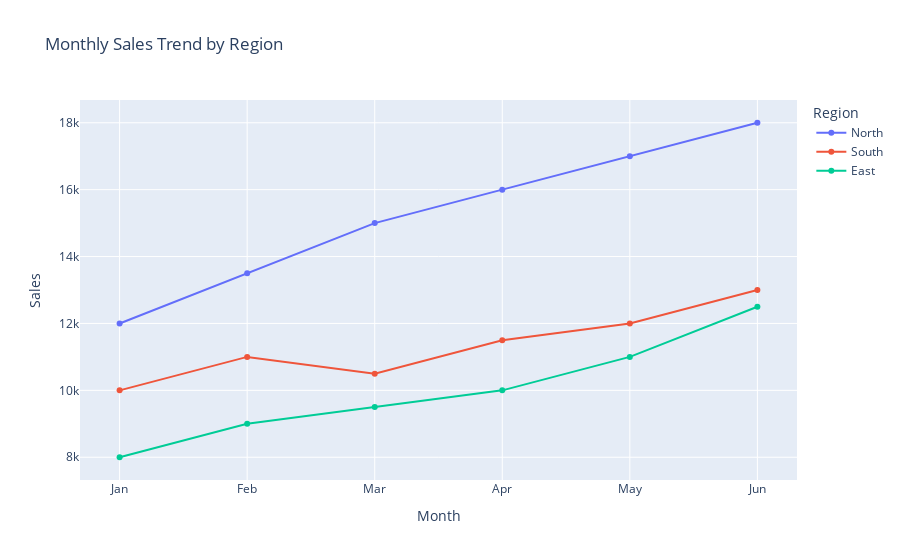

Notebook cell for this chart:
### Code cell
# Using plotly

import plotly.express as px

fig = px.line(df,x="Month",y="Sales",color="Region",markers=True,title="Monthly Sales Trend by Region")
fig.show()

### Figure 1 — Plotly figure (JSON) as saved in the notebook; plotly's stock layout.template omitted (floating-point values rounded to 4 significant figures)
{"data": [{"hovertemplate": "Region=North<br>Month=%{x}<br>Sales=%{y}<extra></extra>", "legendgroup": "North", "line": {"color": "#636efa", "dash": "solid"}, "marker": {"symbol": "circle"}, "mode": "lines+markers", "name": "North", "orientation": "v", "showlegend": true, "type": "scatter", "x": ["Jan", "Feb", "Mar", "Apr", "May", "Jun"], "xaxis": "x", "y": [12000, 13500, 15000, 16000, 17000, 18000], "yaxis": "y"}, {"hovertemplate": "Region=South<br>Month=%{x}<br>Sales=%{y}<extra></extra>", "legendgroup": "South", "line": {"color": "#EF553B", "dash": "solid"}, "marker": {"symbol": "circle"}, "mode": "lines+markers", "name": "South", "orientation": "v", "showlegend": true, "type": "scatter", "x": ["Jan", "Feb", "Mar", "Apr", "May", "Jun"], "xaxis": "x", "y": [10000, 11000, 10500, 11500, 12000, 13000], "yaxis": "y"}, {"hovertemplate": "Region=East<br>Month=%{x}<br>Sales=%{y}<extra></extra>", "legendgroup": "East", "line": {"color": "#00cc96", "dash": "solid"}, "marker": {"symbol": "circle"}, "mode": "lines+markers", "name": "East", "orientation": "v", "showlegend": true, "type": "scatter", "x": ["Jan", "Feb", "Mar", "Apr", "May", "Jun"], "xaxis": "x", "y": [8000, 9000, 9500, 10000, 11000, 12500], "yaxis": "y"}], "layout": {"legend": {"title": {"text": "Region"}, "tracegroupgap": 0}, "title": {"text": "Monthly Sales Trend by Region"}, "xaxis": {"anchor": "y", "domain": [0, 1], "title": {"text": "Month"}}, "yaxis": {"anchor": "x", "domain": [0, 1], "title": {"text": "Sales"}}}}
